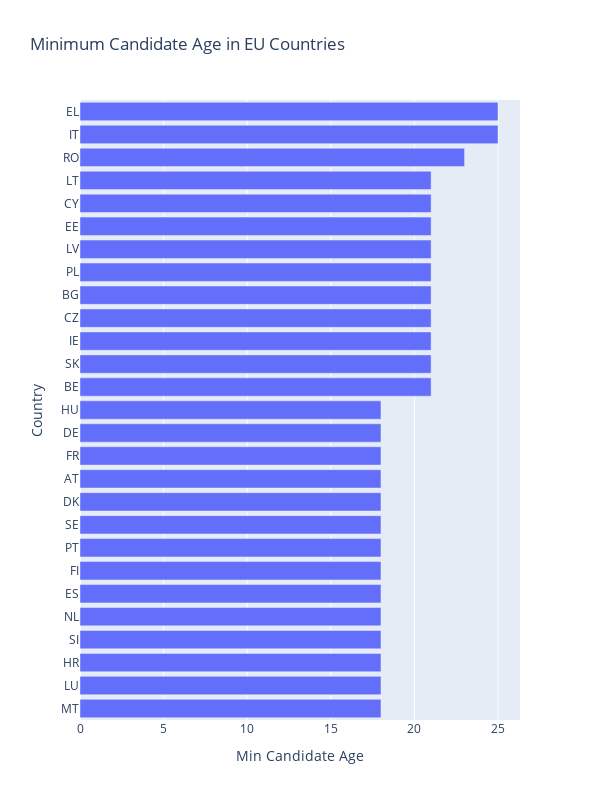

Notebook code for this chart:
### Code cell
title = "Minimum Candidate Age in EU Countries"

column = 'Min Candidate Age'

df = df.sort_values(column)

fig = px.bar(df, x=column, y='Country',
             title = title,
             height = 800, width = 600)

fig.show()

### Figure 1 — Plotly figure (JSON) as saved in the notebook; plotly's stock layout.template omitted (floating-point values rounded to 4 significant figures)
{"data": [{"alignmentgroup": "True", "hovertemplate": "Min Candidate Age=%{x}<br>Country=%{y}<extra></extra>", "legendgroup": "", "marker": {"color": "#636efa", "pattern": {"shape": ""}}, "name": "", "offsetgroup": "", "orientation": "h", "showlegend": false, "textposition": "auto", "type": "bar", "x": [18, 18, 18, 18, 18, 18, 18, 18, 18, 18, 18, 18, 18, 18, 21, 21, 21, 21, 21, 21, 21, 21, 21, 21, 23, 25, 25], "xaxis": "x", "y": ["MT", "LU", "HR", "SI", "NL", "ES", "FI", "PT", "SE", "DK", "AT", "FR", "DE", "HU", "BE", "SK", "IE", "CZ", "BG", "PL", "LV", "EE", "CY", "LT", "RO", "IT", "EL"], "yaxis": "y"}], "layout": {"barmode": "relative", "height": 800, "legend": {"tracegroupgap": 0}, "title": {"text": "Minimum Candidate Age in EU Countries"}, "width": 600, "xaxis": {"anchor": "y", "autorange": true, "domain": [0, 1], "range": [0, 26.32], "title": {"text": "Min Candidate Age"}, "type": "linear"}, "yaxis": {"anchor": "x", "autorange": true, "domain": [0, 1], "range": [-0.5, 26.5], "title": {"text": "Country"}, "type": "category"}}}
